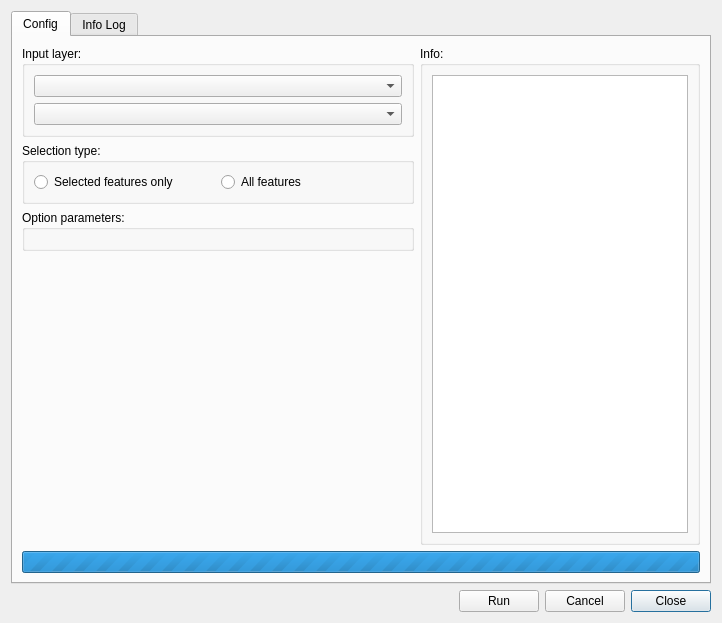
<?xml version="1.0" encoding="UTF-8"?>
<ui version="4.0">
 <class>dlg_toolbox_manager</class>
 <widget class="QDialog" name="dlg_toolbox_manager">
  <property name="geometry">
   <rect>
    <x>0</x>
    <y>0</y>
    <width>722</width>
    <height>623</height>
   </rect>
  </property>
  <property name="windowTitle">
   <string/>
  </property>
  <layout class="QGridLayout" name="gridLayout_5">
   <item row="1" column="0">
    <layout class="QGridLayout" name="lyt_buttons">
     <property name="topMargin">
      <number>0</number>
     </property>
     <item row="0" column="4">
      <widget class="QPushButton" name="btn_close">
       <property name="text">
        <string>Close</string>
       </property>
      </widget>
     </item>
     <item row="0" column="1">
      <spacer name="horizontalSpacer">
       <property name="orientation">
        <enum>Qt::Horizontal</enum>
       </property>
       <property name="sizeHint" stdset="0">
        <size>
         <width>40</width>
         <height>20</height>
        </size>
       </property>
      </spacer>
     </item>
     <item row="0" column="0">
      <widget class="QLabel" name="lbl_time">
       <property name="text">
        <string/>
       </property>
      </widget>
     </item>
     <item row="0" column="3">
      <widget class="QPushButton" name="btn_cancel">
       <property name="text">
        <string>Cancel</string>
       </property>
      </widget>
     </item>
     <item row="0" column="2">
      <widget class="QPushButton" name="btn_run">
       <property name="text">
        <string>Run</string>
       </property>
      </widget>
     </item>
    </layout>
   </item>
   <item row="0" column="0">
    <widget class="QTabWidget" name="mainTab">
     <property name="currentIndex">
      <number>0</number>
     </property>
     <widget class="QWidget" name="tab_config">
      <attribute name="title">
       <string>Config</string>
      </attribute>
      <layout class="QGridLayout" name="gridLayout">
       <item row="9" column="0" colspan="2">
        <widget class="QProgressBar" name="progressBar">
         <property name="maximum">
          <number>0</number>
         </property>
         <property name="value">
          <number>-1</number>
         </property>
         <property name="textVisible">
          <bool>true</bool>
         </property>
         <property name="format">
          <string>%p%</string>
         </property>
        </widget>
       </item>
       <item row="0" column="1" rowspan="7">
        <widget class="QGroupBox" name="grb_info">
         <property name="title">
          <string>Info:</string>
         </property>
         <layout class="QVBoxLayout" name="verticalLayout">
          <item>
           <widget class="QTextEdit" name="txt_info">
            <property name="sizePolicy">
             <sizepolicy hsizetype="Preferred" vsizetype="Preferred">
              <horstretch>0</horstretch>
              <verstretch>0</verstretch>
             </sizepolicy>
            </property>
            <property name="font">
             <font>
              <pointsize>10</pointsize>
             </font>
            </property>
            <property name="readOnly">
             <bool>true</bool>
            </property>
           </widget>
          </item>
         </layout>
        </widget>
       </item>
       <item row="1" column="0">
        <widget class="QGroupBox" name="grb_selection_type">
         <property name="title">
          <string>Selection type:</string>
         </property>
         <layout class="QHBoxLayout" name="horizontalLayout">
          <item>
           <widget class="QRadioButton" name="rbt_previous">
            <property name="sizePolicy">
             <sizepolicy hsizetype="Expanding" vsizetype="Fixed">
              <horstretch>0</horstretch>
              <verstretch>0</verstretch>
             </sizepolicy>
            </property>
            <property name="text">
             <string>Selected features only</string>
            </property>
           </widget>
          </item>
          <item>
           <widget class="QRadioButton" name="rbt_layer">
            <property name="sizePolicy">
             <sizepolicy hsizetype="Expanding" vsizetype="Fixed">
              <horstretch>0</horstretch>
              <verstretch>0</verstretch>
             </sizepolicy>
            </property>
            <property name="text">
             <string>All features</string>
            </property>
           </widget>
          </item>
         </layout>
        </widget>
       </item>
       <item row="0" column="0">
        <widget class="QGroupBox" name="grb_input_layer">
         <property name="title">
          <string>Input layer:</string>
         </property>
         <layout class="QGridLayout" name="gridLayout_4">
          <item row="2" column="0">
           <widget class="QComboBox" name="cmb_layers">
            <property name="sizePolicy">
             <sizepolicy hsizetype="Preferred" vsizetype="Preferred">
              <horstretch>0</horstretch>
              <verstretch>0</verstretch>
             </sizepolicy>
            </property>
           </widget>
          </item>
          <item row="1" column="0">
           <widget class="QComboBox" name="cmb_feature_type"/>
          </item>
         </layout>
        </widget>
       </item>
       <item row="2" column="0">
        <widget class="QGroupBox" name="grb_parameters">
         <property name="title">
          <string>Option parameters:</string>
         </property>
         <layout class="QGridLayout" name="gridLayout_3">
          <item row="0" column="0">
           <layout class="QGridLayout" name="grl_option_parameters" rowstretch="0" columnstretch="0"/>
          </item>
         </layout>
        </widget>
       </item>
       <item row="5" column="0">
        <spacer name="verticalSpacer">
         <property name="orientation">
          <enum>Qt::Vertical</enum>
         </property>
         <property name="sizeHint" stdset="0">
          <size>
           <width>20</width>
           <height>40</height>
          </size>
         </property>
        </spacer>
       </item>
      </layout>
     </widget>
     <widget class="QWidget" name="tab_loginfo">
      <attribute name="title">
       <string>Info Log</string>
      </attribute>
      <layout class="QGridLayout" name="gridLayout_2">
       <item row="0" column="0">
        <widget class="QTextEdit" name="tab_log_txt_infolog"/>
       </item>
      </layout>
     </widget>
    </widget>
   </item>
  </layout>
 </widget>
 <tabstops>
  <tabstop>mainTab</tabstop>
  <tabstop>cmb_feature_type</tabstop>
  <tabstop>cmb_layers</tabstop>
  <tabstop>txt_info</tabstop>
  <tabstop>rbt_previous</tabstop>
  <tabstop>rbt_layer</tabstop>
  <tabstop>btn_run</tabstop>
  <tabstop>tab_log_txt_infolog</tabstop>
  <tabstop>btn_cancel</tabstop>
  <tabstop>btn_close</tabstop>
 </tabstops>
 <resources/>
 <connections/>
</ui>
